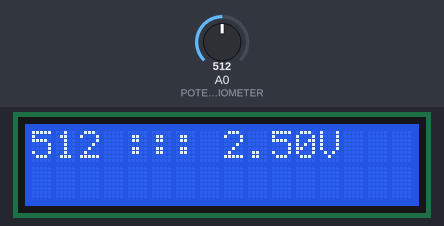
Bench run of a sketch on a simulated Arduino Uno, built with avr-gcc and run on an emulated ATmega328P. Shown: 16×2 character LCD. The inputs (shaded band) are chosen by the test bench; at power-on: A0 (POTENTIOMETER) = 512.

Above: at 1.2 s.
1.3 s: A0 (POTENTIOMETER) set to 716
At 2.5 s:
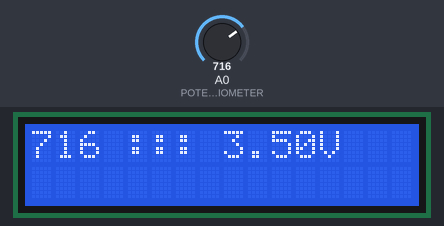
2.8 s: A0 (POTENTIOMETER) set to 900
At 3.7 s:
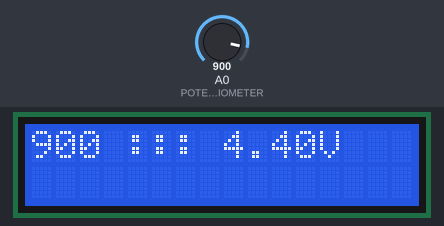
4.3 s: A0 (POTENTIOMETER) set to 1023
At 4.9 s:
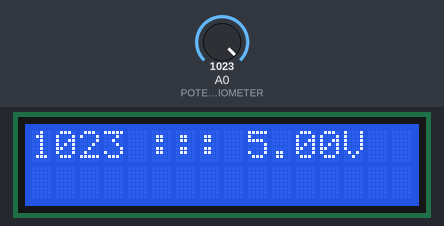
Timing chart, 0 to 7.3 s (numbered marks = the images above; inputs shaded):
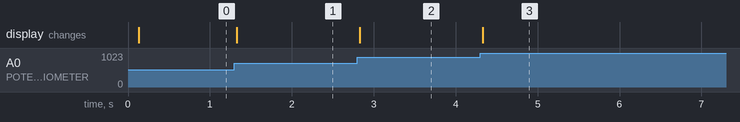

The sketch:

zad3.ino
```cpp
#include <LiquidCrystal_I2C.h>
#define POTENTIOMETER A0
#define LED_RED 6
#define LED_GREEN 5
#define LED_BLUE 3

#define RED_BUTTON 2
#define GREEN_BUTTON 4
#define DEBOUNCE_PERIOD 10UL

LiquidCrystal_I2C lcd(0x27, 16, 2);

void initButtons()
{
    pinMode(RED_BUTTON, INPUT_PULLUP);
    pinMode(GREEN_BUTTON, INPUT_PULLUP);
}

void initLCD()
{
    lcd.init();
    lcd.backlight();
}

void setup()
{
    initButtons();
    initLCD();
    pinMode(POTENTIOMETER, INPUT);
}

void printOnScreen(String t)
{
    static String currentText = ""; // Store the current displayed text
    lcd.setCursor(0, 0);

    if (t != currentText)
    {
        // Clear the line and print the new text only if it's different
        lcd.print("                "); // 16 spaces to clear the line
        lcd.setCursor(0, 0);
        lcd.print(t);
        currentText = t;
    }
}

void loop()
{
    int value = analogRead(POTENTIOMETER);
    float voltage = (float)value * 5.0 / 1023.0;

    const unsigned long printPeriod = 100UL;
    static unsigned long lastPrint = 0UL;

    if (millis() - lastPrint >= printPeriod)
    {
        lastPrint += printPeriod;
        printOnScreen(String(value) + " ::: " + String(voltage) + "V");
    }
}
```

Measured:
- after the input at 1.3 s, the display: changes at once (image 1)
- after the input at 2.8 s, the display: changes at once (image 2)
- after the input at 4.3 s, the display: changes at once (image 3)
